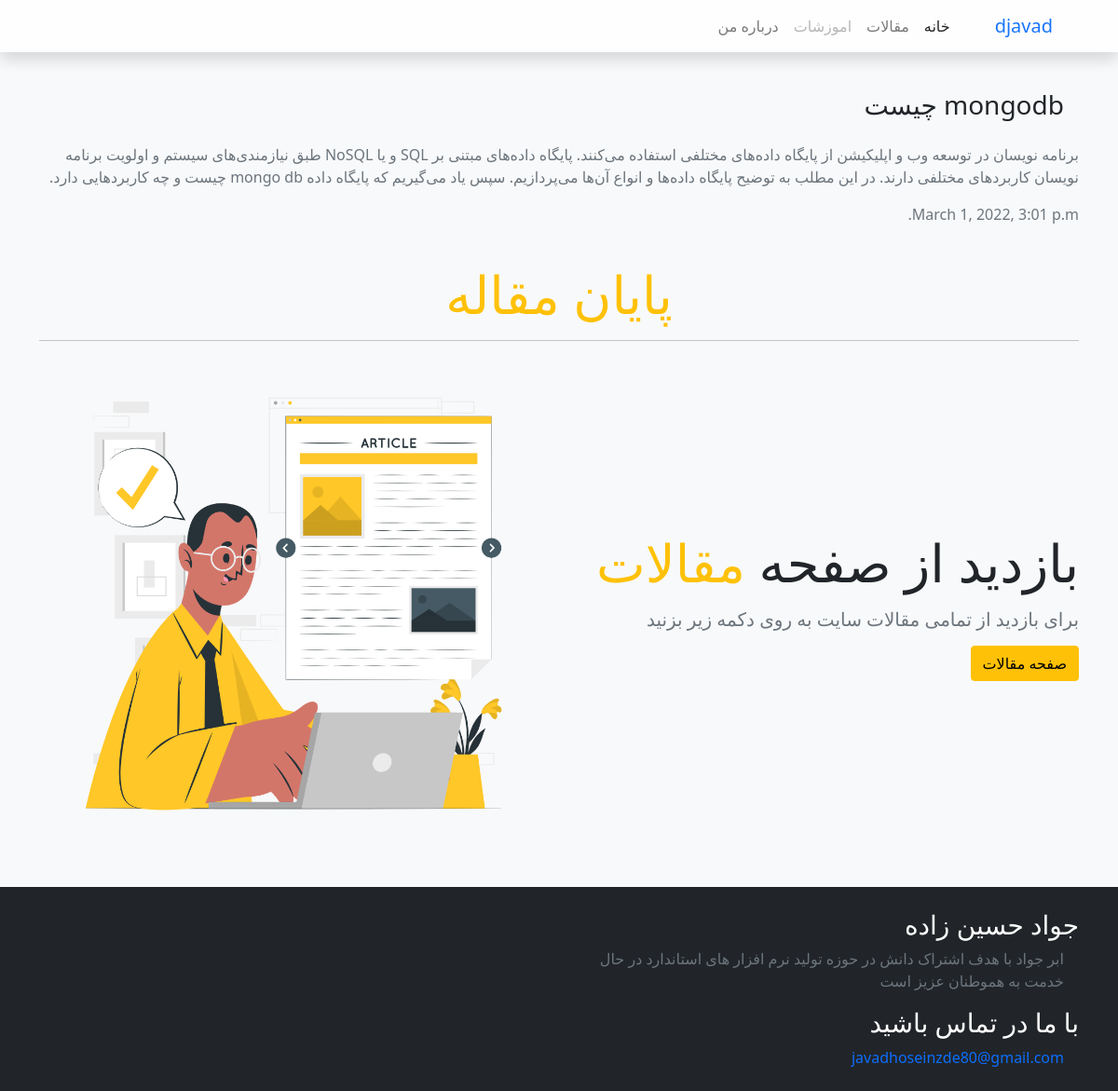
The page /detail/mongodb/ on the database its author committed.
### mysite/models.py (models this page shows, shortened)
class Article(models.Model):
	title = models.CharField(max_length=100)
	slug = models.SlugField(max_length=100, unique=True, null=True)
	description = models.TextField()
	status = models.BooleanField(default=False)
	time = models.DateTimeField(auto_now_add=True)

### mysite/views.py (the view)
# urls.py: path("detail/<slug:slug>/",ArticleDetailView.as_view(), name="detail"),
class ArticleDetailView(DetailView):
	template_name = "article/articledetail.html"
	def get_queryset(self):
		global articles
		slug = self.kwargs.get("slug")
		articles = get_object_or_404(Article, slug=slug)
		return Article.objects.filter(slug=slug)
	def get_context_data(self, **kwargs):
		context =  super().get_context_data(**kwargs)
		context["articles"] = articles
		return context

### templates/article/articledetail.html
{% extends "base.html" %}
{% block content %}
<div class="container">
	<br>
	<div class="row">
		<div class="col-12">
			<h3 class="p-3">
				{{articles.title}}
			</h3>
			<p class="text-muted">
				{{articles.description}}
			</p>
			<p class="text-muted">
				{{articles.time}}
			</p>
		</div>
	</div>
</div>
{% endblock %}
{% block up-header %}
<div class="py-4">
	<div class="container">
		<h2 class="display-4 text-center text-warning">پایان مقاله</h2>
		<hr>
		<div class="row align-items-center">
			<div class="col-md-6">
				<h2 class="display-4">
					بازدید از صفحه <span class="text-warning">مقالات</span>
					<p class="lead text-muted mb- mt-3">
						برای بازدید از تمامی مقالات سایت به روی دکمه زیر بزنید
					</p>
					<div class="text-center text-md-end">
						<a href="{% url 'mysite:infos' %}" class="btn btn-warning">صفحه مقالات</a>
					</div>
				</h2>
			</div>
			<div class="col-md-6">
				<img class="img-fluid" src="/media/media/3.png">
			</div>
		</div>
	</div>
</div>
{% endblock %}

### templates/base.html (style rules this page uses)
a { text-decoration: auto; }

### rows shown on the page
Article: title "mongodb چیست", description "برنامه نویسان در توسعه وب و اپلیکیشن از پایگاه داده‌های مختلفی استفاده می‌کنند. پایگاه داده‌های مبتنی بر SQL و یا NoSQL طبق نیازمندی‌های سیستم و اولویت برنامه نویسان کاربردهای مختلفی دارند. در این مطلب به توضیح پایگاه داده‌ها و انواع آن‌ها می‌پردازیم. سپس یاد می‌گیریم که پایگاه داده mongo db چیست و چه کاربردهایی دارد.", time "March 1, 2022, 3:01 p.m."
